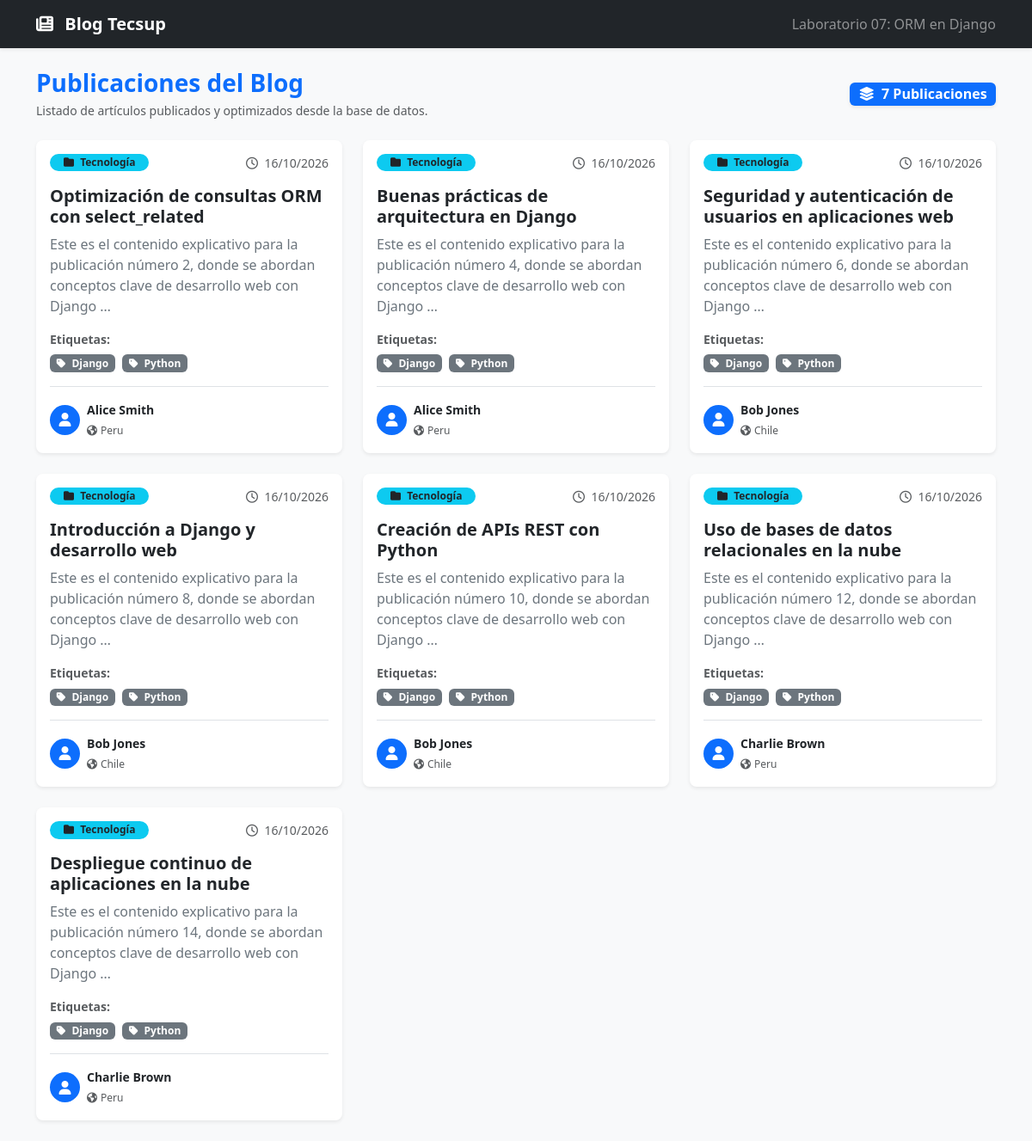
The page / on the database its author committed.
### blog/models.py (models this page shows, shortened)
class Post(models.Model):
    title = models.CharField(max_length=200)
    content = models.TextField()
    created_at = models.DateTimeField(auto_now_add=True)
    is_published = models.BooleanField(default=False)
    author = models.ForeignKey(Author, on_delete=models.CASCADE, related_name='posts')
    category = models.ForeignKey(Category, on_delete=models.SET_NULL, null=True, blank=True, related_name='posts')
    tags = models.ManyToManyField(Tag, related_name='posts', blank=True)
    objects = models.Manager() # Manager por defecto
    published = PublishedManager() # Manager personalizado

class Category(models.Model):
    name = models.CharField(max_length=50)

class Tag(models.Model):
    name = models.CharField(max_length=50)

class Author(models.Model):
    name = models.CharField(max_length=100)
    email = models.EmailField(unique=True)
    country = models.CharField(max_length=50)

### blog/views.py (the view)
# urls.py: path('', post_list, name='post_list'), # Ruta principal del proyecto
def post_list(request):
    posts = Post.published.select_related('author').prefetch_related('tags').all()
    return render(request, 'blog/post_list.html', {'posts': posts})

### blog/models.py (called while the page is built)
    def get_queryset(self):
        return super().get_queryset().filter(is_published=True)

### blog/templates/blog/post_list.html (shortened to what this page needs)
<!DOCTYPE html>
<html lang="es">
<head>
    <link href="https://cdn.jsdelivr.net/npm/bootstrap@5.3.3/dist/css/bootstrap.min.css" rel="stylesheet">
    <link href="https://cdnjs.cloudflare.com/ajax/libs/font-awesome/6.5.1/css/all.min.css" rel="stylesheet">
</head>
<body class="bg-light">
    <nav class="navbar navbar-expand-lg navbar-dark bg-dark mb-4 shadow-sm">
        <div class="container">
            <a class="navbar-brand fw-bold" href="#"><i class="fa-solid fa-newspaper me-2"></i> Blog Tecsup</a>
            <span class="navbar-text text-white-50">Laboratorio 07: ORM en Django</span>
        </div>
    </nav>
    <div class="container my-4">
        <div class="d-flex justify-content-between align-items-center mb-4">
            <div>
                <h1 class="h3 fw-bold text-primary mb-1">Publicaciones del Blog</h1>
                <p class="text-muted small mb-0">Listado de artículos publicados y optimizados desde la base de datos.</p>
            </div>
            <span class="badge bg-primary fs-6 shadow-sm">
                <i class="fa-solid fa-layer-group me-1"></i> {{ posts|length }} Publicaciones
            </span>
        </div>
        <div class="row g-4">
            {% for post in posts %}
            <div class="col-md-6 col-lg-4">
                <div class="card h-100 shadow-sm border-0 rounded-3">
                    <div class="card-body d-flex flex-column">
                        <div class="d-flex justify-content-between align-items-center mb-2">
                            <span class="badge bg-info text-dark rounded-pill px-3">
                                <i class="fa-solid fa-folder me-1"></i> {{ post.category.name|default:"Tecnología" }}
                            </span>
                            <small class="text-muted"><i class="fa-regular fa-clock me-1"></i> {{ post.created_at|date:"d/m/Y" }}</small>
                        </div>
                        <h5 class="card-title fw-bold text-dark mt-2">{{ post.title }}</h5>
                        <p class="card-text text-secondary flex-grow-1">{{ post.content|truncatewords:20 }}</p>
                        <div class="mb-3">
                            <small class="text-muted d-block mb-1 fw-bold">Etiquetas:</small>
                            {% for tag in post.tags.all %}
                                <span class="badge bg-secondary me-1"><i class="fa-solid fa-tag me-1"></i> {{ tag.name }}</span>
                            {% empty %}
                                <span class="text-muted small">Sin etiquetas</span>
                            {% endfor %}
                        </div>
                        <div class="pt-3 border-top d-flex align-items-center justify-content-between">
                            <div class="d-flex align-items-center">
                                <div class="bg-primary text-white rounded-circle d-flex align-items-center justify-content-center me-2" style="width: 35px; height: 35px;">
                                    <i class="fa-solid fa-user"></i>
                                </div>
                                <div>
                                    <strong class="d-block text-dark small">{{ post.author.name }}</strong>
                                    <small class="text-muted" style="font-size: 0.75rem;"><i class="fa-solid fa-earth-americas me-1"></i>{{ post.author.country }}</small>
                                </div>
                            </div>
                        </div>
                    </div>
                </div>
            </div>
            {% empty %}
            <div class="col-12">
                <div class="alert alert-warning text-center" role="alert">
                    <i class="fa-solid fa-circle-exclamation me-2"></i> No hay publicaciones disponibles actualmente.
                </div>
            </div>
            {% endfor %}
        </div>
    </div>
</body>
</html>

### rows shown on the page
Post: category.name "Tecnología", created_at "16/10/2026", title "Optimización de consultas ORM con select_related", content "Este es el contenido explicativo para la publicación número 2, donde se abordan conceptos clave de desarrollo web con Django …", author.name "Alice Smith", author.country "Peru"
Tag: name "Django"
Tag: name "Python"
Post: category.name "Tecnología", created_at "16/10/2026", title "Buenas prácticas de arquitectura en Django", content "Este es el contenido explicativo para la publicación número 4, donde se abordan conceptos clave de desarrollo web con Django …", author.name "Alice Smith", author.country "Peru"
Post: category.name "Tecnología", created_at "16/10/2026", title "Seguridad y autenticación de usuarios en aplicaciones web", content "Este es el contenido explicativo para la publicación número 6, donde se abordan conceptos clave de desarrollo web con Django …", author.name "Bob Jones", author.country "Chile"
Post: category.name "Tecnología", created_at "16/10/2026", title "Introducción a Django y desarrollo web", content "Este es el contenido explicativo para la publicación número 8, donde se abordan conceptos clave de desarrollo web con Django …", author.name "Bob Jones", author.country "Chile"
Post: category.name "Tecnología", created_at "16/10/2026", title "Creación de APIs REST con Python", content "Este es el contenido explicativo para la publicación número 10, donde se abordan conceptos clave de desarrollo web con Django …", author.name "Bob Jones", author.country "Chile"
Post: category.name "Tecnología", created_at "16/10/2026", title "Uso de bases de datos relacionales en la nube", content "Este es el contenido explicativo para la publicación número 12, donde se abordan conceptos clave de desarrollo web con Django …", author.name "Charlie Brown", author.country "Peru"
Post: category.name "Tecnología", created_at "16/10/2026", title "Despliegue continuo de aplicaciones en la nube", content "Este es el contenido explicativo para la publicación número 14, donde se abordan conceptos clave de desarrollo web con Django …", author.name "Charlie Brown", author.country "Peru"

### other values the page prints
{{ posts|length }} "7"
